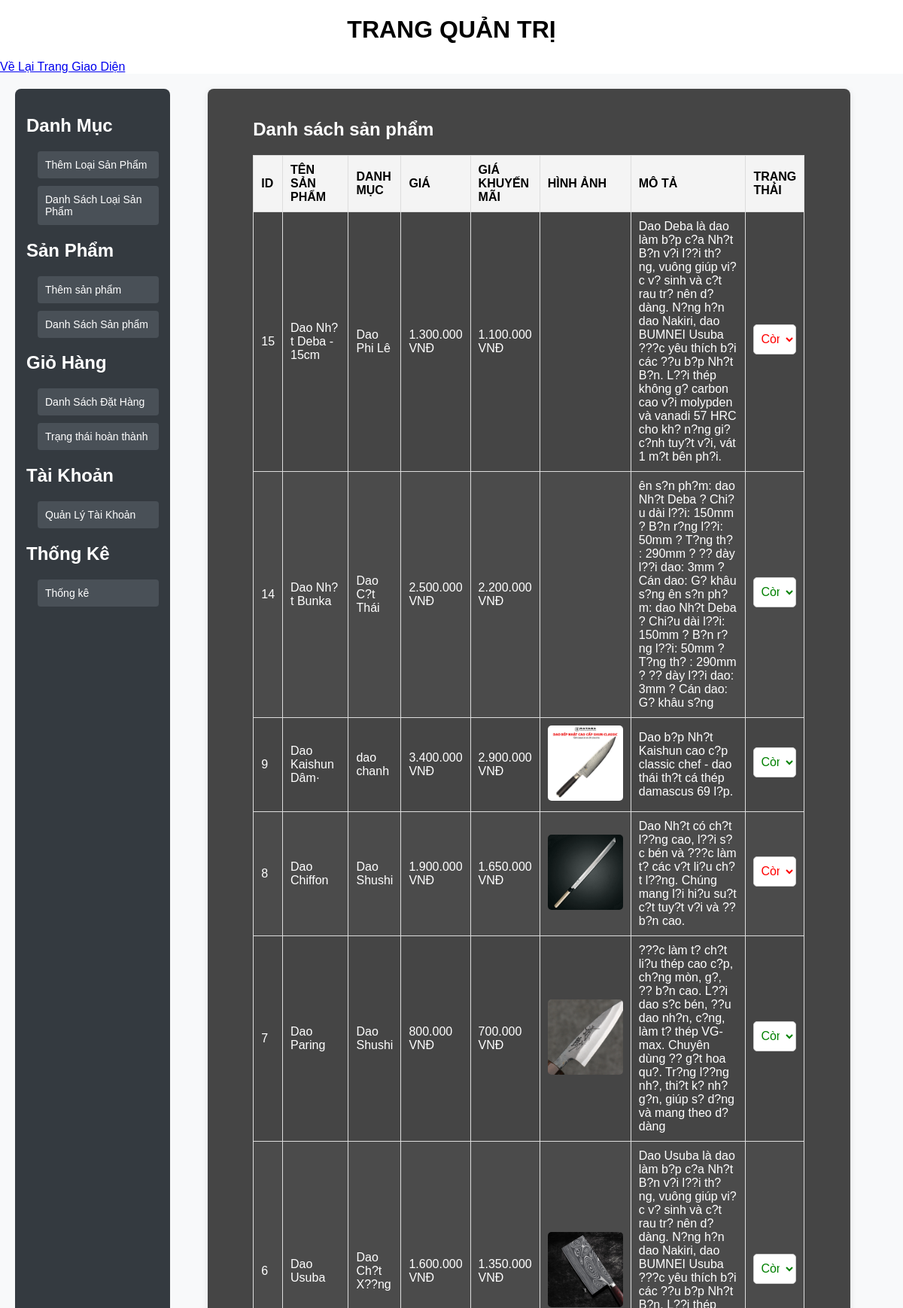
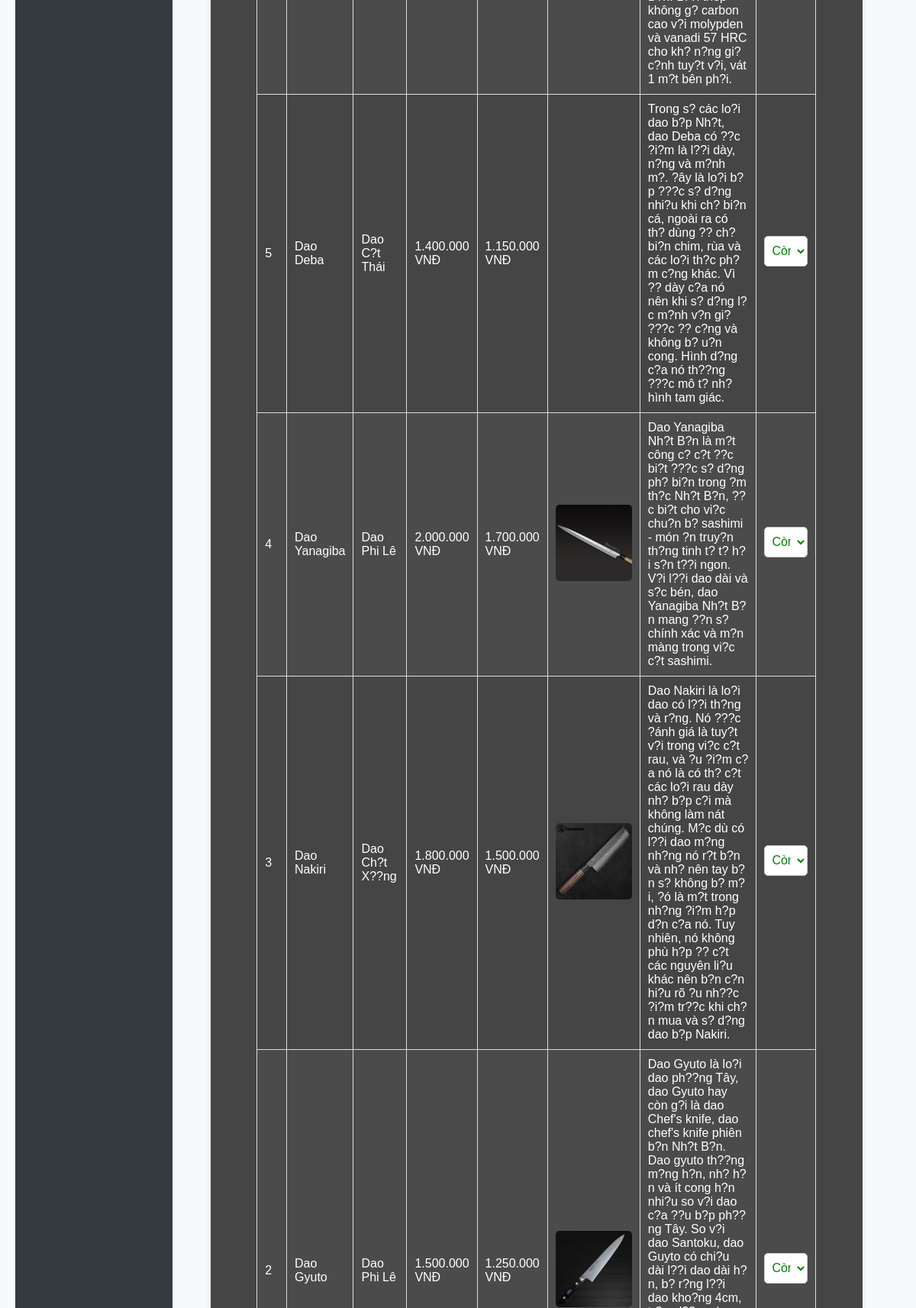
The app's page /admin/productlist.php (upper part) with its own data (2 pictures, top to bottom).
### tables this page shows
CREATE TABLE `tbl_product` (
  `product_id` int(11) NOT NULL,
  `product_name` varchar(255) NOT NULL,
  `category_id` int(11) NOT NULL,
  `product_price` bigint(20) DEFAULT NULL,
  `product_price_new` bigint(20) DEFAULT NULL,
  `product_desc` varchar(900) DEFAULT NULL,
  `product_img` varchar(255) NOT NULL,
  `is_highlighted` tinyint(1) DEFAULT NULL,
  `is_on_sale` tinyint(1) DEFAULT NULL,
  `price` decimal(10,2) DEFAULT NULL,
  `status` enum('Còn hàng','Hết hàng') DEFAULT 'Còn hàng'
);

CREATE TABLE `tbl_category` (
  `category_id` int(11) NOT NULL,
  `category_name` varchar(255) NOT NULL
);

### admin/database.php (called while the page is built, shortened)
<?php
class Database {
    private $link;
    public $host = DB_HOST;
    public $user = DB_USER;
    public $pass = DB_PASS;
    public $dbname = DB_NAME;
    private function connectDB() {
        $this->link = new mysqli($this->host, $this->user, $this->pass, $this->dbname);
    }
    public function select($query, $params = []) {
        $stmt = $this->prepare($query);
        $stmt->execute();
        $result = $stmt->get_result();
        if ($result->num_rows > 0) {
            return $result;
        } else {
            return false;
        }
    }
    public function prepare($query) {
        $stmt = $this->link->prepare($query);
        return $stmt;
    }
}
?>

### admin/class/product_class.php (called while the page is built, shortened)
<?php
include_once 'database.php';
class Product {
    private $db;
    public function __construct() {
        $this->db = new Database();
    }
    public function get_all_product() {
        $query = "SELECT tbl_product.*, tbl_category.category_name
                  FROM tbl_product
                  INNER JOIN tbl_category ON tbl_product.category_id = tbl_category.category_id
                  ORDER BY tbl_product.product_id DESC";
        $result = $this->db->select($query);
        return $result;
    }
}
?>

### admin/productlist.php (the view, shortened to what this page needs)
<?php
include 'class/product_class.php';
$product = new Product();
$product_list = $product->get_all_product();
?>
<!DOCTYPE html>
<html lang="en">
<head>
    <link rel="stylesheet" href="style.css">
</head>
<body>
    <div class="admin-content-right">
        <div class="admin-content-right-product_list">
            <h1>Danh sách sản phẩm</h1>
            <table border="1" cellspacing="0" cellpadding="10">
                <thead>
                    <tr style="color: black;">
                        <th>ID</th>
                        <th>Tên sản phẩm</th>
                        <th>Danh mục</th>
                        <th>Giá</th>
                        <th>Giá khuyến mãi</th>
                        <th>Hình ảnh</th>
                        <th>Mô tả</th>
                        <th>Trạng thái</th>
                    </tr>
                </thead>
                <tbody>
                    <?php
                    if ($product_list) {
                        while ($row = $product_list->fetch_assoc()) {
                            $statusClass = $row['status'] === 'Còn hàng' ? 'status-green' : 'status-red';
                            ?>
                            <tr>
                                <td><?php echo $row['product_id']; ?></td>
                                <td><?php echo $row['product_name']; ?></td>
                                <td><?php echo $row['category_name']; ?></td>
                                <td><?php echo number_format($row['product_price'], 0, ',', '.'); ?> VNĐ</td>
                                <td><?php echo number_format($row['product_price_new'], 0, ',', '.'); ?> VNĐ</td>
                                <td><img src="/DuAn1/view/<?php echo $row['product_img']; ?>" alt="" width="100"></td>
                                <td style="width: 200px; overflow: hidden;"><?php echo $row['product_desc']; ?></td>
                                <td>
                                    <form method="POST" action="">
                                        <select
                                            name="status"
                                            onchange="this.form.submit(); updateStatusColor(this);"
                                            class="<?php echo $statusClass; ?>"
                                        >
                                            <option value="Còn hàng" <?php echo ($row['status'] === 'Còn hàng') ? 'selected' : ''; ?>>Còn hàng</option>
                                        </select>
                                    </form>
                                </td>
                            </tr>
                            <?php
                        }
                    } else {
                        echo "<tr><td colspan='8'>Không có sản phẩm nào</td></tr>";
                    }
                    ?>
                </tbody>
            </table>
        </div>
    </div>
</body>
</html>

### admin/style.css (style rules this page uses)
body { background-color: #ffffff; color: white; font-family: Arial, sans-serif; margin: 0; padding: 0; }
.admin-content-right { margin: 20px; background-color: #444; padding: 20px; border-radius: 8px; box-shadow: 0 4px 8px rgba(0, 0, 0, 0.2); }
.admin-content { display: flex; font-family: Arial, sans-serif; background-color: #f8f9fa; padding: 20px; }
.admin-content-left { width: 250px; background-color: #343a40; padding: 15px; border-radius: 8px; }
.admin-content-left ul { list-style: none; padding: 0; margin: 0; }
.admin-content-left ul li { margin-bottom: 10px; }
.admin-content-left ul li a { color: #ffffff; text-decoration: none; font-size: 16px; display: block; padding: 10px; border-radius: 4px; transition: background-color 0.3s; }
.admin-content-left ul li ul { margin-top: 5px; padding-left: 15px; }
.admin-content-left ul li ul li a { font-size: 14px; background-color: #495057; }
.admin-content-right-product-add input,select { width: 200px; height: 30px; display: block; margin: 6px 0 12px; padding-left: 12px; }
.admin-content-right { width: 100%; max-width: 2000px; margin: 0 50px; padding: 20px; background-color: #454545; border-radius: 8px; box-shadow: 0 2px 8px rgba(0, 0, 0, 0.1); }
form { display: grid; gap: 15px; }
input[type="text"], input[type="file"], textarea, select { width: 100%; padding: 10px; font-size: 16px; border: 1px solid #ccc; border-radius: 5px; }
select { background-color: #fff; cursor: pointer; }
form input, form textarea, form select { width: 100%; }
.admin-content-right-product_list { margin: 20px auto; width: 90%; font-family: Arial, sans-serif; }
.admin-content-right-product_list table { width: 100%; border-collapse: collapse; text-align: center; margin-top: 20px; }
.admin-content-right-product_list table th, .admin-content-right-product_list table td { border: 1px solid #ddd; padding: 10px; vertical-align: middle; }
.admin-content-right-product_list table th { font-weight: bold; text-transform: uppercase; }
.admin-content-right-product_list table tr:nth-child(even) { background-color: #4b4b4b; }
.admin-content-right-product_list table img { border-radius: 5px; width: 100px; height: auto; }

### admin/productlist.php (style rules this page uses)
table { width: 100%; border-collapse: collapse; }
th, td { text-align: left; padding: 10px; }
th { background-color: #f4f4f4; }
tr:nth-child(even) { background-color: #f9f9f9; }
select { height: 40px; font-size: 16px; border: 1px solid #ccc; border-radius: 5px; padding: 5px; cursor: pointer; }
.status-green { color: green; }
.status-red { color: red; }

### records on screen
tbl_product: product_id "15", product_name "Dao Nh?t Deba - 15cm", category.category_name "Dao Phi Lê", product_price "1.300.000", product_price_new "1.100.000", product_desc "Dao Deba là dao làm b?p c?a Nh?t B?n v?i l??i th?ng, vuông giúp vi?c v? sinh và c?t rau tr? nên d? dàng. N?ng h?n dao Nakiri, dao BUMNEI Usuba ???c yêu thích b?i các ??u b?p Nh?t B?n. L??i thép không g? carbon cao v?i molypden và vanadi 57 HRC cho kh? n?ng gi? c?nh tuy?t v?i, vát 1 m?t bên ph?i.", status "Còn hàng"
tbl_product: product_id "14", product_name "Dao Nh?t Bunka", category.category_name "Dao C?t Thái", product_price "2.500.000", product_price_new "2.200.000", product_desc "ên s?n ph?m: dao Nh?t Deba ? Chi?u dài l??i: 150mm ? B?n r?ng l??i: 50mm ? T?ng th? : 290mm ? ?? dày l??i dao: 3mm ? Cán dao: G? khâu s?ng ên s?n ph?m: dao Nh?t Deba ? Chi?u dài l??i: 150mm ? B?n r?ng l??i: 50mm ? T?ng th? : 290mm ? ?? dày l??i dao: 3mm ? Cán dao: G? khâu s?ng", status "Còn hàng"
tbl_product: product_id "9", product_name "Dao Kaishun Dâm·", category.category_name "dao chanh", product_price "3.400.000", product_price_new "2.900.000", product_img (picture), product_desc "Dao b?p Nh?t Kaishun cao c?p classic chef - dao thái th?t cá thép damascus 69 l?p.", status "Còn hàng"
tbl_product: product_id "8", product_name "Dao Chiffon", category.category_name "Dao Shushi", product_price "1.900.000", product_price_new "1.650.000", product_img (picture), product_desc "Dao Nh?t có ch?t l??ng cao, l??i s?c bén và ???c làm t? các v?t li?u ch?t l??ng. Chúng mang l?i hi?u su?t c?t tuy?t v?i và ?? b?n cao.", status "Còn hàng"
tbl_product: product_id "7", product_name "Dao Paring", category.category_name "Dao Shushi", product_price "800.000", product_price_new "700.000", product_img (picture), product_desc "???c làm t? ch?t li?u thép cao c?p, ch?ng mòn, g?, ?? b?n cao. L??i dao s?c bén, ??u dao nh?n, c?ng, làm t? thép VG-max. Chuyên dùng ?? g?t hoa qu?. Tr?ng l??ng nh?, thi?t k? nh? g?n, giúp s? d?ng và mang theo d? dàng", status "Còn hàng"
tbl_product: product_id "6", product_name "Dao Usuba", category.category_name "Dao Ch?t X??ng", product_price "1.600.000", product_price_new "1.350.000", product_img (picture), product_desc "Dao Usuba là dao làm b?p c?a Nh?t B?n v?i l??i th?ng, vuông giúp vi?c v? sinh và c?t rau tr? nên d? dàng. N?ng h?n dao Nakiri, dao BUMNEI Usuba ???c yêu thích b?i các ??u b?p Nh?t B?n. L??i thép không g? carbon cao v?i molypden và vanadi 57 HRC cho kh? n?ng gi? c?nh tuy?t v?i, vát 1 m?t bên ph?i.", status "Còn hàng"
tbl_product: product_id "5", product_name "Dao Deba", category.category_name "Dao C?t Thái", product_price "1.400.000", product_price_new "1.150.000", product_desc "Trong s? các lo?i dao b?p Nh?t, dao Deba có ??c ?i?m là l??i dày, n?ng và m?nh m?. ?ây là lo?i b?p ???c s? d?ng nhi?u khi ch? bi?n cá, ngoài ra có th? dùng ?? ch? bi?n chim, rùa và các lo?i th?c ph?m c?ng khác. Vì ?? dày c?a nó nên khi s? d?ng l?c m?nh v?n gi? ???c ?? c?ng và không b? u?n cong. Hình d?ng c?a nó th??ng ???c mô t? nh? hình tam giác.", status "Còn hàng"
tbl_product: product_id "4", product_name "Dao Yanagiba", category.category_name "Dao Phi Lê", product_price "2.000.000", product_price_new "1.700.000", product_img (picture), product_desc "Dao Yanagiba Nh?t B?n là m?t công c? c?t ??c bi?t ???c s? d?ng ph? bi?n trong ?m th?c Nh?t B?n, ??c bi?t cho vi?c chu?n b? sashimi - món ?n truy?n th?ng tinh t? t? h?i s?n t??i ngon. V?i l??i dao dài và s?c bén, dao Yanagiba Nh?t B?n mang ??n s? chính xác và m?n màng trong vi?c c?t sashimi.", status "Còn hàng"
tbl_product: product_id "3", product_name "Dao Nakiri", category.category_name "Dao Ch?t X??ng", product_price "1.800.000", product_price_new "1.500.000", product_img (picture), product_desc "Dao Nakiri là lo?i dao có l??i th?ng và r?ng. Nó ???c ?ánh giá là tuy?t v?i trong vi?c c?t rau, và ?u ?i?m c?a nó là có th? c?t các lo?i rau dày nh? b?p c?i mà không làm nát chúng. M?c dù có l??i dao m?ng nh?ng nó r?t b?n và nh? nên tay b?n s? không b? m?i, ?ó là m?t trong nh?ng ?i?m h?p d?n c?a nó. Tuy nhiên, nó không phù h?p ?? c?t các nguyên li?u khác nên b?n c?n hi?u rõ ?u nh??c ?i?m tr??c khi ch?n mua và s? d?ng dao b?p Nakiri.", status "Còn hàng"
tbl_product: product_id "2", product_name "Dao Gyuto", category.category_name "Dao Phi Lê", product_price "1.500.000", product_price_new "1.250.000", product_img (picture), status "Còn hàng"
